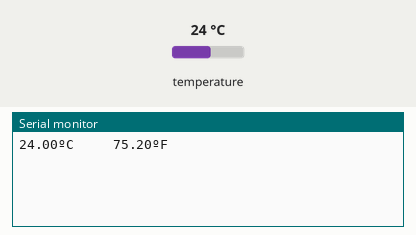
Bench run of a sketch on a simulated Arduino Uno, built with avr-gcc and run on an emulated ATmega328P. Shown: the last lines printed to the serial monitor. Inputs (shaded band) come from the test bench; at power-on: temperature 24 °C.

Above: at 1.5 s.
1.6 s: temperature set to 12 °C
At 2.4 s:
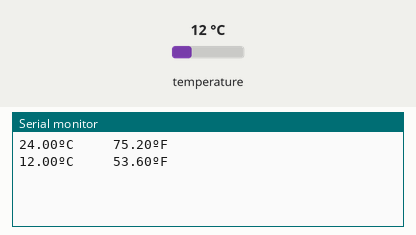
3.1 s: temperature set to 19 °C
At 4.1 s:
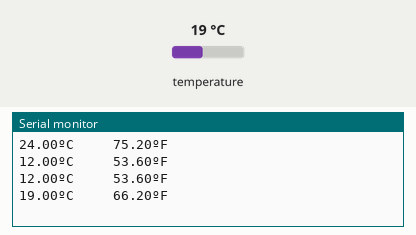
Timing chart, 0 to 6.1 s (numbered marks = the images above; inputs shaded):
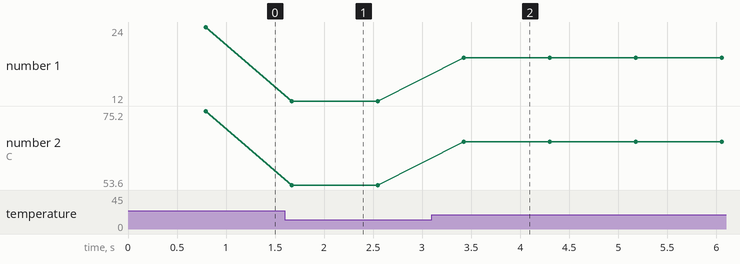

Measured:
- after the input at 1.6 s, the serial monitor: prints a new line after 0.07 s (image 1)
- after the input at 3.1 s, the serial monitor: prints a new line after 0.32 s (image 2)
- plotted number 1: 24 → 12 after the input at 1.6 s, 12 → 19 after the input at 3.1 s
- plotted number 2: 75.2 → 53.6 after the input at 1.6 s, 53.6 → 66.2 after the input at 3.1 s

The sketch:

ds18b20.ino
```cpp
#include <OneWire.h>
#include <DallasTemperature.h>

// GPIO where the DS18B20 is connected to
const int oneWireBus = 4;

// Setup a oneWire instance to communicate with any OneWire devices
OneWire oneWire(oneWireBus);

// Pass our oneWire reference to Dallas Temperature sensor
DallasTemperature sensors(&oneWire);

void setup() {
  // Start the Serial Monitor
  Serial.begin(115200);
  // Start the DS18B20 sensor
  sensors.begin();
}

void loop() {
  sensors.requestTemperatures();
  float temperatureC = sensors.getTempCByIndex(0);
  float temperatureF = sensors.getTempFByIndex(0);
  Serial.print(temperatureC);
  Serial.print("ºC     ");
  Serial.print(temperatureF);
  Serial.println("ºF");
  delay(100);
}
```
